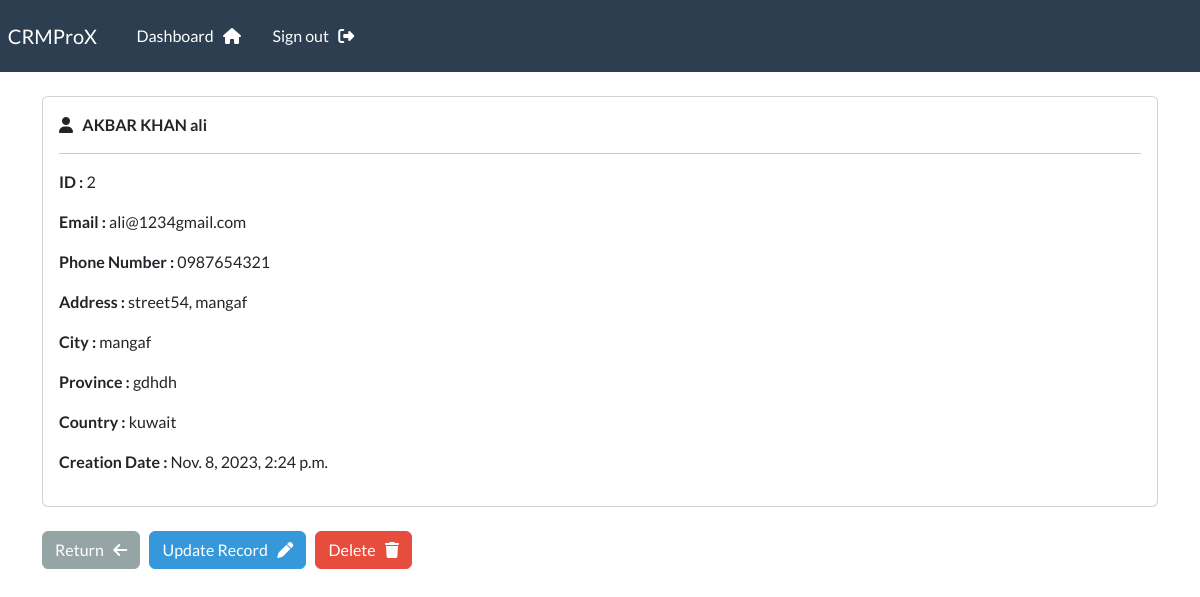
The page /record/2 (signed in) on the database its author committed.
### webapp/models.py (models this page shows, shortened)
class Record(models.Model):
    creation_date = models.DateTimeField(auto_now_add=True)
    first_name = models.CharField(max_length=100)
    last_name = models.CharField(max_length=100)
    email = models.CharField(max_length=255)
    phone = models.CharField(max_length=20)
    address = models.CharField(max_length=300)
    city = models.CharField(max_length=255)
    province = models.CharField(max_length=300)
    country = models.CharField(max_length=155)

### webapp/views.py (the view)
# urls.py: path('record/<int:pk>', views.singular_record, name='record'),
@login_required(login_url='my-login')
def singular_record(request, pk):
    all_records = Record.objects.get(id=pk)
    context = {'record' : all_records}
    return render(request,'webapp/view-record.html', context=context)

### webapp/templates/webapp/view-record.html (shortened to what this page needs)
{% extends 'webapp/base.html' %}
{% block content %}
    <div class="card">
        <div class="card-body">
            <i class="fa-solid fa-user"></i> &nbsp;
            <strong>
                {{record.last_name|upper}}
                {{record.first_name}}
            </strong>
            <hr>
            <p><strong> ID : </strong> {{record.id}} </p>
            <p><strong> Email : </strong> {{record.email}} </p>
            <p><strong> Phone Number : </strong> {{record.phone}} </p>
            <p><strong> Address : </strong> {{record.address}} </p>
            <p><strong> City : </strong> {{record.city}} </p>
            <p><strong> Province  : </strong> {{record.province}} </p>
            <p><strong> Country : </strong> {{record.country}} </p>
            <p><strong> Creation Date : </strong> {{record.creation_date}} </p>
        </div>
    </div>
    <br>
    <a href="{% url 'dashboard' %}" class="btn btn-secondary">Return &nbsp; <i class="fa-sharp fa-solid fa-arrow-left"></i></a>
    <a href="{% url 'update-record' record.id %}" class="btn btn-info">Update Record &nbsp; <i class="fa-sharp fa-solid fa-pen"></i></a>
    <a href="{% url 'delete-record' record.id  %}" class="btn btn-danger">Delete &nbsp; <i class="fa-sharp fa-solid fa-trash"></i></a>
{% endblock %}

### rows shown on the page
Record: last_name "AKBAR KHAN", first_name "ali", id "2", email "ali@1234gmail.com", phone "0987654321", address "street54, mangaf", city "mangaf", province "gdhdh", country "kuwait", creation_date "Nov. 8, 2023, 2:24 p.m."
